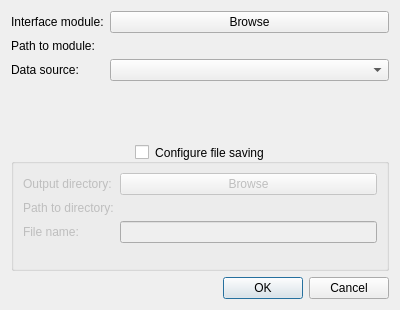
<?xml version="1.0" encoding="UTF-8"?>
<ui version="4.0">
 <class>DataSourceConfigDialog</class>
 <widget class="QDialog" name="DataSourceConfigDialog">
  <property name="geometry">
   <rect>
    <x>0</x>
    <y>0</y>
    <width>400</width>
    <height>310</height>
   </rect>
  </property>
  <property name="windowTitle">
   <string>Data Source Configuration</string>
  </property>
  <layout class="QVBoxLayout" name="verticalLayout" stretch="0,0,0,0">
   <item>
    <layout class="QFormLayout" name="formLayout">
     <property name="fieldGrowthPolicy">
      <enum>QFormLayout::AllNonFixedFieldsGrow</enum>
     </property>
     <property name="formAlignment">
      <set>Qt::AlignLeading|Qt::AlignLeft|Qt::AlignTop</set>
     </property>
     <item row="0" column="0">
      <widget class="QLabel" name="label1">
       <property name="text">
        <string>Interface module:</string>
       </property>
      </widget>
     </item>
     <item row="0" column="1">
      <widget class="QPushButton" name="browseInterfaceModuleButton">
       <property name="toolTip">
        <string>The module must contain specific fields</string>
       </property>
       <property name="text">
        <string>Browse</string>
       </property>
      </widget>
     </item>
     <item row="1" column="0">
      <widget class="QLabel" name="label2">
       <property name="text">
        <string>Path to module:</string>
       </property>
      </widget>
     </item>
     <item row="1" column="1">
      <widget class="QLabel" name="interfaceModulePathLabel">
       <property name="text">
        <string/>
       </property>
      </widget>
     </item>
     <item row="2" column="0">
      <widget class="QLabel" name="label3">
       <property name="text">
        <string>Data source:</string>
       </property>
      </widget>
     </item>
     <item row="2" column="1">
      <widget class="QComboBox" name="dataSourceComboBox">
       <property name="toolTip">
        <string>List of available data sources</string>
       </property>
      </widget>
     </item>
    </layout>
   </item>
   <item>
    <layout class="QVBoxLayout" name="dataSourceConfigContainer"/>
   </item>
   <item>
    <widget class="QGroupBox" name="fileSavingGroupBox">
     <property name="title">
      <string>Configure file saving</string>
     </property>
     <property name="alignment">
      <set>Qt::AlignCenter</set>
     </property>
     <property name="checkable">
      <bool>true</bool>
     </property>
     <property name="checked">
      <bool>false</bool>
     </property>
     <layout class="QFormLayout" name="formLayout3">
      <property name="fieldGrowthPolicy">
       <enum>QFormLayout::AllNonFixedFieldsGrow</enum>
      </property>
      <property name="formAlignment">
       <set>Qt::AlignLeading|Qt::AlignLeft|Qt::AlignTop</set>
      </property>
      <item row="1" column="0">
       <widget class="QLabel" name="label4">
        <property name="text">
         <string>Output directory:</string>
        </property>
       </widget>
      </item>
      <item row="1" column="1">
       <widget class="QPushButton" name="browseOutDirButton">
        <property name="text">
         <string>Browse</string>
        </property>
       </widget>
      </item>
      <item row="2" column="0">
       <widget class="QLabel" name="label5">
        <property name="text">
         <string>Path to directory:</string>
        </property>
       </widget>
      </item>
      <item row="2" column="1">
       <widget class="QLabel" name="outDirPathLabel">
        <property name="text">
         <string/>
        </property>
       </widget>
      </item>
      <item row="3" column="0">
       <widget class="QLabel" name="label6">
        <property name="text">
         <string>File name:</string>
        </property>
       </widget>
      </item>
      <item row="3" column="1">
       <widget class="QLineEdit" name="fileNameTextField">
        <property name="toolTip">
         <string>A timestamp corresponding to the start of the acquisition will be appended to the signal name</string>
        </property>
       </widget>
      </item>
     </layout>
    </widget>
   </item>
   <item>
    <widget class="QDialogButtonBox" name="buttonBox">
     <property name="orientation">
      <enum>Qt::Horizontal</enum>
     </property>
     <property name="standardButtons">
      <set>QDialogButtonBox::Cancel|QDialogButtonBox::Ok</set>
     </property>
    </widget>
   </item>
  </layout>
 </widget>
 <tabstops>
  <tabstop>browseInterfaceModuleButton</tabstop>
  <tabstop>dataSourceComboBox</tabstop>
  <tabstop>fileSavingGroupBox</tabstop>
  <tabstop>browseOutDirButton</tabstop>
  <tabstop>fileNameTextField</tabstop>
 </tabstops>
 <resources/>
 <connections/>
</ui>
